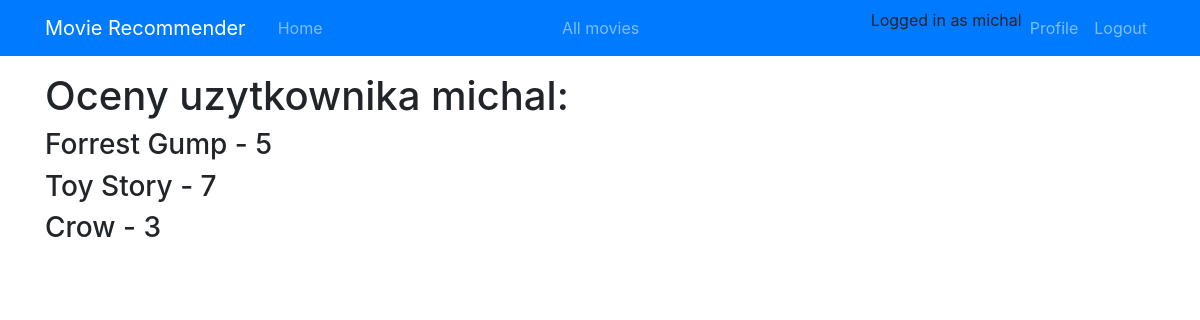
The page /profile/ (signed in) on the database as committed earlier.
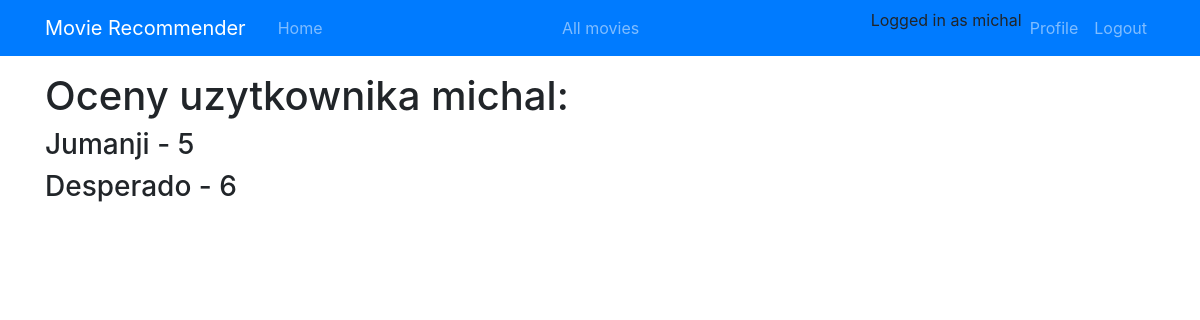
The same page on the database as committed later.
### recommender/models.py (models this page shows, shortened)
class Rating(models.Model):
    movielens_id = models.ForeignKey(Movie,  on_delete=models.CASCADE)
    who_rated = models.ForeignKey(User, on_delete=models.CASCADE)
    value = models.PositiveSmallIntegerField(default=5, validators=[MinValueValidator(1), MaxValueValidator(10)])
    date_rated = models.DateTimeField(default=timezone.now())
    class Meta:
        constraints = [
            models.UniqueConstraint(fields=['movielens_id', 'who_rated'], name='One ratings has to be given to a film by a user')
        ]

class Movie(models.Model):
    movielens_id = models.IntegerField()
    imdb_id = models.IntegerField()
    tmdb_id = models.IntegerField()
    title = models.CharField(max_length=200)
    year_released = models.IntegerField()
    director = models.CharField(max_length=100)

### recommender/views.py (the view)
# urls.py: path('profile/', RatingListView.as_view(), name='profile'),
class RatingListView(LoginRequiredMixin, ListView):
    model = Rating
    template_name = 'recommender/profile.html'
    context_object_name = 'ratings'
    def get_queryset(self):
        return Rating.objects.filter(who_rated_id=self.request.user)

### recommender/templates/recommender/profile.html
{% extends 'recommender/base.html' %}
{% load crispy_forms_tags %}
{% block content %}
   <h1>Oceny uzytkownika {{user.username}}:</h1>
    {% for rating in ratings %}
    <h3>{{rating.movielens_id.title}} - {{rating.value}}</h3>
    {% endfor %}
{% endblock content %}

### recommender/templates/recommender/base.html (shortened to what this page needs)
 {% load static %}
<!DOCTYPE html>
<html lang="en" xmlns="http://www.w3.org/1999/html">
<head>
    <link rel="stylesheet" href="https://stackpath.bootstrapcdn.com/bootstrap/4.5.2/css/bootstrap.min.css">
</head>
<body>
     <header class="site-header">
      <nav class="navbar navbar-expand-md navbar-dark bg-primary fixed-top">
        <div class="container">
          <a class="navbar-brand mr-4" href="{%url 'homepage'%}">Movie Recommender</a>
          <div class="collapse navbar-collapse" id="navbarToggle">
            <div class="navbar-nav mr-auto">
              <a class="nav-item nav-link" href="{%url 'homepage'%}">Home</a>
            </div>
            <div class="navbar-nav mr-auto">
              <a class="nav-item nav-link" href="{%url 'all-movies'%}">All movies</a>
            </div>
            <div class="navbar-nav">
               {% if user.is_authenticated %}
                   Logged in as {{user.username}}
                   <a class="nav-item nav-link" href="{%url 'profile'%}">Profile</a>
                   <a class="nav-item nav-link" href="{%url 'logout'%}">Logout</a>
                {% else %}
                  <a class="nav-item nav-link" href="{%url 'login'%}">Login</a>
                  <a class="nav-item nav-link" href="{%url 'register'%}">Register</a>
                {% endif %}
            </div>
          </div>
        </div>
      </nav>
    </header>
          <div class="row">s</div>
          <div class="row">s</div>
          <div class="row">s</div>
   <main role="main" class="container">
      <div class="row">
        <div class="col-md-8">
         {% block content %}{% endblock %}
        </div>
      </div>
    </main>
</body>
</html>

Rows that differ between the two databases and show on the page:
removed Rating: movielens_id "Forrest Gump", value "5"
removed Rating: movielens_id "Toy Story", value "7"
removed Rating: movielens_id "Crow", value "3"
added Rating: movielens_id "Jumanji", value "5"
added Rating: movielens_id "Desperado", value "6"
